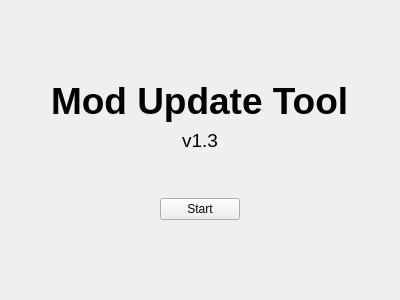
<?xml version="1.0" encoding="UTF-8"?>
<ui version="4.0">
 <class>StartPage</class>
 <widget class="QWidget" name="StartPage">
  <property name="geometry">
   <rect>
    <x>0</x>
    <y>0</y>
    <width>400</width>
    <height>300</height>
   </rect>
  </property>
  <property name="windowTitle">
   <string>Form</string>
  </property>
  <layout class="QVBoxLayout" name="verticalLayout_2">
   <item>
    <layout class="QVBoxLayout" name="verticalLayout">
     <item>
      <spacer name="verticalSpacer">
       <property name="orientation">
        <enum>Qt::Vertical</enum>
       </property>
       <property name="sizeHint" stdset="0">
        <size>
         <width>20</width>
         <height>40</height>
        </size>
       </property>
      </spacer>
     </item>
     <item alignment="Qt::AlignHCenter">
      <widget class="QLabel" name="nameLabel">
       <property name="text">
        <string>&lt;html&gt;&lt;head/&gt;&lt;body&gt;&lt;p&gt;&lt;span style=&quot; font-size:28pt; font-weight:600;&quot;&gt;Mod Update Tool&lt;/span&gt;&lt;/p&gt;&lt;/body&gt;&lt;/html&gt;</string>
       </property>
      </widget>
     </item>
     <item alignment="Qt::AlignHCenter">
      <widget class="QLabel" name="versionLabel">
       <property name="text">
        <string>&lt;html&gt;&lt;head/&gt;&lt;body&gt;&lt;p&gt;&lt;span style=&quot; font-size:14pt;&quot;&gt;v1.3&lt;/span&gt;&lt;/p&gt;&lt;/body&gt;&lt;/html&gt;</string>
       </property>
      </widget>
     </item>
     <item>
      <spacer name="verticalSpacer_3">
       <property name="orientation">
        <enum>Qt::Vertical</enum>
       </property>
       <property name="sizeType">
        <enum>QSizePolicy::Preferred</enum>
       </property>
       <property name="sizeHint" stdset="0">
        <size>
         <width>20</width>
         <height>40</height>
        </size>
       </property>
      </spacer>
     </item>
     <item alignment="Qt::AlignHCenter">
      <widget class="QPushButton" name="startButton">
       <property name="text">
        <string>Start</string>
       </property>
      </widget>
     </item>
     <item>
      <spacer name="verticalSpacer_2">
       <property name="orientation">
        <enum>Qt::Vertical</enum>
       </property>
       <property name="sizeHint" stdset="0">
        <size>
         <width>20</width>
         <height>40</height>
        </size>
       </property>
      </spacer>
     </item>
    </layout>
   </item>
  </layout>
 </widget>
 <resources/>
 <connections/>
</ui>
